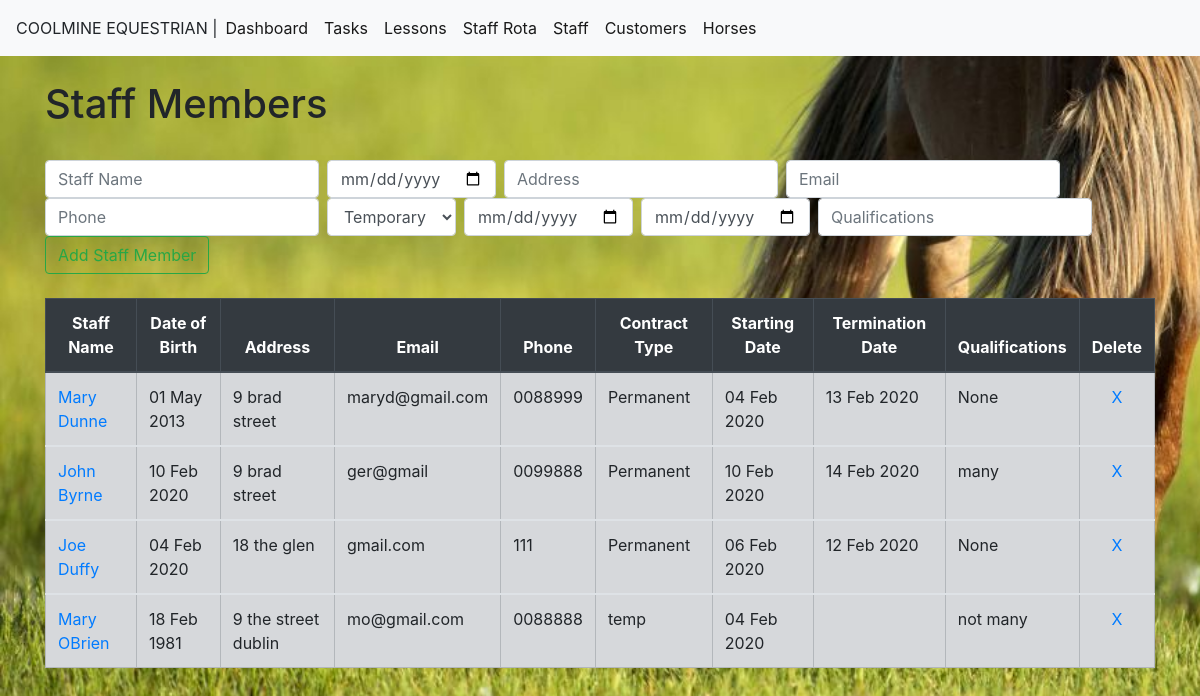
Before: /staff with the older database file.
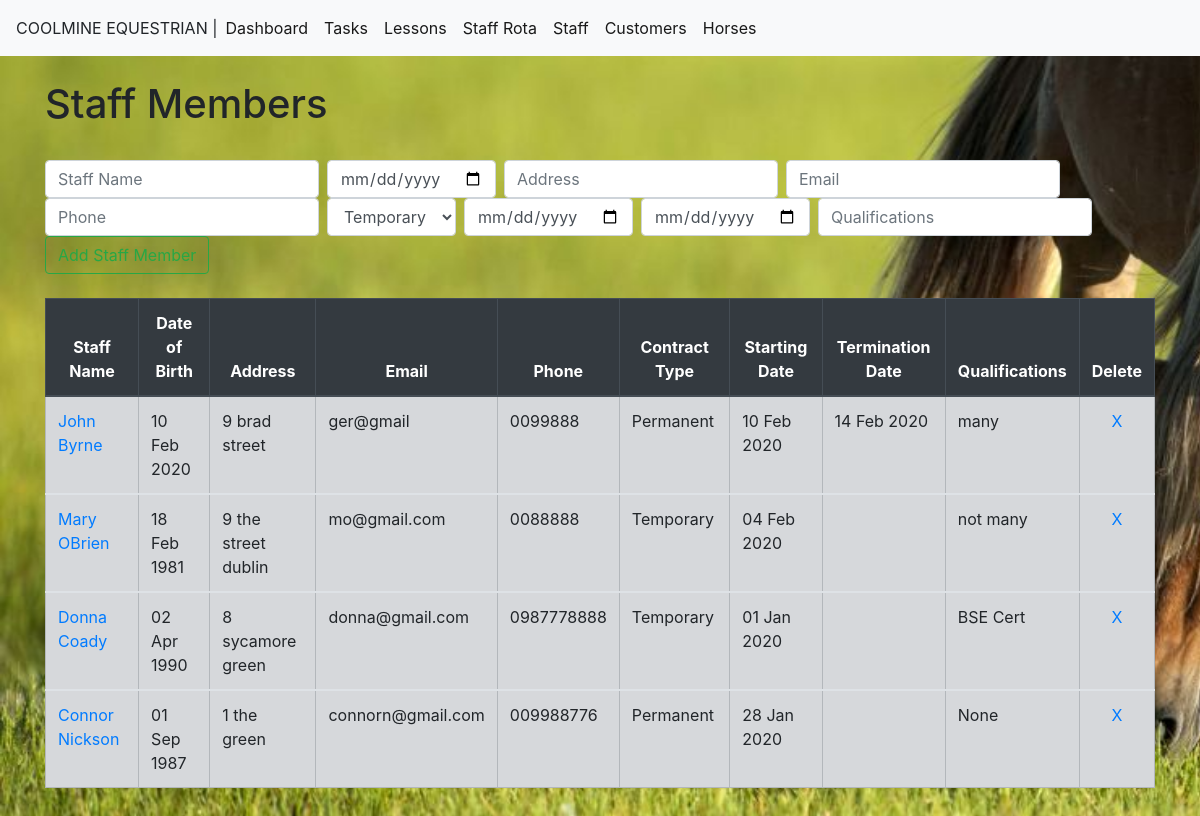
After: the same page with the newer database file.
### module_task/models.py (models this page shows, shortened)
class StaffList(models.Model):
    staffname= models.CharField(max_length=50)
    staffdob=models.DateField(blank=True, null=True)
    staffaddress= models.CharField(max_length=200,blank=True, null=True)
    staffemail= models.EmailField(blank=True, null=True)
    staffphone=models.CharField(max_length=30,blank=True, null=True)
    staffcontract = models.CharField(null=True,max_length=20)
    startdate=models.DateField(blank=True, null=True)
    termindate =models.DateField(blank=True, null=True)
    staffqual =models.CharField(max_length=250, blank=True,null=True)

### module_task/views.py (the view)
# urls.py: path('staff',views.staff, name='staff'),
def staff(request):
    if request.method == 'POST':
        form = StaffListForm(request.POST or None)
        form.save()
        all_staff = StaffList.objects.all
        messages.success(request, ('Staff member has been successfully added!'))
        return render(request,'staff.html',{'all_staff': all_staff})
    else:
         all_staff = StaffList.objects.all
         return render(request,'staff.html',{'all_staff': all_staff})

### module_task/templates/staff.html (shortened to what this page needs)
{%extends 'base.html'%}
{% block content %}
<h1> Staff Members</h1>
<form class="form-inline my-2 my-lg-0" method="POST">{% csrf_token %}
  <input class="form-control mr-sm-2" type="add" placeholder="Staff Name" aria-label="Add" name="staffname">
  <input class="form-control mr-sm-2" type="date" placeholder="Date of Birth" name="staffdob">
  <input class="form-control mr-sm-2" type="add" placeholder="Address" aria-label="Add" name="staffaddress">
  <input class="form-control mr-sm-2" type="add" placeholder="Email" aria-label="Add" name="staffemail">
  <input class="form-control mr-sm-2" type="add" placeholder="Phone" aria-label="Add" name="staffphone">
  <select class="form-control mr-sm-2"  placeholder="Contract Type"  name="staffcontract"> <option value="Temporary">Temporary</option>
  <option value="Permanent">Permanent</option> </select>
  <input class="form-control mr-sm-2" type="date" placeholder="Start Date" name="startdate">
  <input class="form-control mr-sm-2" type="date" placeholder="Termination Date" name="termindate">
  <input class="form-control mr-sm-2" type="add" placeholder="Qualifications" aria-label="Add" name="staffqual">
  <button class="btn btn-outline-success my-2 my-sm-0" type="submit">Add Staff Member</button>
</form>
{% if all_staff %}
  <table class="table table-bordered">
    <thead class="thead-dark">
      <tr>
        <th scope="col">Staff Name</th>
        <th scope="col">Date of Birth</th>
        <th scope="col">Address</th>
        <th scope="col">Email</th>
        <th scope="col">Phone</th>
        <th scope="col">Contract Type</th>
        <th scope="col">Starting Date</th>
        <th scope="col">Termination Date</th>
        <th scope="col">Qualifications</th>
        <th scope="col">Delete</th>
      </tr>
    </thead>
 {% for staff in all_staff %}
    <tbody>
          <tr class="table-secondary">
            <td> <a href="{% url 'editstaff' staff.id %}">{{staff.staffname}}</a> </td>
            <td> {{staff.staffdob|date:"d M Y"}} </td>
            <td> {{staff.staffaddress}} </td>
            <td> {{staff.staffemail}} </td>
            <td> {{staff.staffphone}} </td>
            <td> {{staff.staffcontract}} </td>
            <td> {{staff.startdate|date:"d M Y"}} </td>
            <td> {{staff.termindate|date:"d M Y"}} </td>
            <td> {{staff.staffqual}} </td>
            <td><center> <a href="{% url 'deletestaff' staff.id %}">X</a></center> </td>
          </tr>
    </tbody>
 {% endfor %}
  </table>
{% endif %}
<body>
{% endblock %}

Changed rows visible on the page:
removed StaffList: staffname "Mary Dunne", staffdob "01 May 2013", staffaddress "9 brad street", staffemail "maryd@gmail.com", staffphone "0088999", staffcontract "Permanent", startdate "04 Feb 2020", termindate "13 Feb 2020", staffqual "None"
removed StaffList: staffname "Joe Duffy", staffdob "04 Feb 2020", staffaddress "18 the glen", staffemail "gmail.com", staffphone "111", staffcontract "Permanent", startdate "06 Feb 2020", termindate "12 Feb 2020", staffqual "None"
changed StaffList "Mary OBrien": staffcontract "temp" → "Temporary"
added StaffList: staffname "Donna Coady", staffdob "02 Apr 1990", staffaddress "8 sycamore green", staffemail "donna@gmail.com", staffphone "0987778888", staffcontract "Temporary", startdate "01 Jan 2020", staffqual "BSE Cert"
added StaffList: staffname "Connor Nickson", staffdob "01 Sep 1987", staffaddress "1 the green", staffemail "connorn@gmail.com", staffphone "009988776", staffcontract "Permanent", startdate "28 Jan 2020", staffqual "None"
